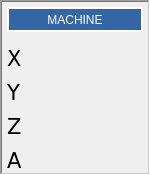
                 <widget class="QFrame" name="gridFrame">
                  <property name="minimumSize">
                   <size>
                    <width>120</width>
                    <height>150</height>
                   </size>
                  </property>
                  <property name="maximumSize">
                   <size>
                    <width>150</width>
                    <height>16777215</height>
                   </size>
                  </property>
                  <property name="frameShape">
                   <enum>QFrame::WinPanel</enum>
                  </property>
                  <property name="frameShadow">
                   <enum>QFrame::Sunken</enum>
                  </property>
                  <layout class="QGridLayout" name="gridLayout_28">
                   <property name="leftMargin">
                    <number>5</number>
                   </property>
                   <property name="topMargin">
                    <number>5</number>
                   </property>
                   <property name="rightMargin">
                    <number>5</number>
                   </property>
                   <property name="bottomMargin">
                    <number>5</number>
                   </property>
                   <item row="5" column="0">
                    <widget class="QLabel" name="label_29">
                     <property name="minimumSize">
                      <size>
                       <width>0</width>
                       <height>28</height>
                      </size>
                     </property>
                     <property name="maximumSize">
                      <size>
                       <width>16777215</width>
                       <height>15</height>
                      </size>
                     </property>
                     <property name="font">
                      <font>
                       <family>DejaVu Sans</family>
                       <pointsize>16</pointsize>
                       <weight>50</weight>
                       <italic>false</italic>
                       <bold>false</bold>
                      </font>
                     </property>
                     <property name="text">
                      <string>Z</string>
                     </property>
                     <property name="margin">
                      <number>0</number>
                     </property>
                    </widget>
                   </item>
                   <item row="4" column="0">
                    <widget class="QLabel" name="label_28">
                     <property name="minimumSize">
                      <size>
                       <width>0</width>
                       <height>28</height>
                      </size>
                     </property>
                     <property name="maximumSize">
                      <size>
                       <width>16777215</width>
                       <height>15</height>
                      </size>
                     </property>
                     <property name="font">
                      <font>
                       <family>DejaVu Sans</family>
                       <pointsize>16</pointsize>
                       <weight>50</weight>
                       <italic>false</italic>
                       <bold>false</bold>
                      </font>
                     </property>
                     <property name="text">
                      <string>Y</string>
                     </property>
                    </widget>
                   </item>
                   <item row="6" column="0">
                    <widget class="QLabel" name="label_30">
                     <property name="minimumSize">
                      <size>
                       <width>0</width>
                       <height>28</height>
                      </size>
                     </property>
                     <property name="maximumSize">
                      <size>
                       <width>16777215</width>
                       <height>15</height>
                      </size>
                     </property>
                     <property name="font">
                      <font>
                       <family>DejaVu Sans</family>
                       <pointsize>16</pointsize>
                       <weight>50</weight>
                       <italic>false</italic>
                       <bold>false</bold>
                      </font>
                     </property>
                     <property name="text">
                      <string>A</string>
                     </property>
                    </widget>
                   </item>
                   <item row="6" column="1">
                    <widget class="StatusLabel" name="statuslabel_4">
                     <property name="minimumSize">
                      <size>
                       <width>55</width>
                       <height>28</height>
                      </size>
                     </property>
                     <property name="maximumSize">
                      <size>
                       <width>16777215</width>
                       <height>15</height>
                      </size>
                     </property>
                     <property name="font">
                      <font>
                       <family>DejaVu Sans</family>
                       <pointsize>16</pointsize>
                       <weight>50</weight>
                       <italic>false</italic>
                       <bold>false</bold>
                      </font>
                     </property>
                     <property name="alignment">
                      <set>Qt::AlignCenter</set>
                     </property>
                     <property name="rules" stdset="0">
                      <string>[{&quot;channels&quot;: [{&quot;url&quot;: &quot;status:joint_actual_position&quot;, &quot;trigger&quot;: true}], &quot;property&quot;: &quot;Text&quot;, &quot;expression&quot;: &quot;'{:.4f}'.format(ch[0][3])&quot;, &quot;name&quot;: &quot;MACHINE POS&quot;}]</string>
                     </property>
                    </widget>
                   </item>
                   <item row="5" column="1">
                    <widget class="StatusLabel" name="statuslabel_3">
                     <property name="minimumSize">
                      <size>
                       <width>0</width>
                       <height>28</height>
                      </size>
                     </property>
                     <property name="maximumSize">
                      <size>
                       <width>16777215</width>
                       <height>15</height>
                      </size>
                     </property>
                     <property name="font">
                      <font>
                       <family>DejaVu Sans</family>
                       <pointsize>16</pointsize>
                       <weight>50</weight>
                       <italic>false</italic>
                       <bold>false</bold>
                      </font>
                     </property>
                     <property name="alignment">
                      <set>Qt::AlignCenter</set>
                     </property>
                     <property name="rules" stdset="0">
                      <string>[{&quot;channels&quot;: [{&quot;url&quot;: &quot;status:joint_actual_position&quot;, &quot;trigger&quot;: true}], &quot;property&quot;: &quot;Text&quot;, &quot;expression&quot;: &quot;'{:.4f}'.format(ch[0][2])&quot;, &quot;name&quot;: &quot;MACHINE POS&quot;}]</string>
                     </property>
                    </widget>
                   </item>
                   <item row="4" column="1">
                    <widget class="StatusLabel" name="statuslabel_2">
                     <property name="minimumSize">
                      <size>
                       <width>0</width>
                       <height>28</height>
                      </size>
                     </property>
                     <property name="maximumSize">
                      <size>
                       <width>16777215</width>
                       <height>15</height>
                      </size>
                     </property>
                     <property name="font">
                      <font>
                       <family>DejaVu Sans</family>
                       <pointsize>16</pointsize>
                       <weight>50</weight>
                       <italic>false</italic>
                       <bold>false</bold>
                      </font>
                     </property>
                     <property name="alignment">
                      <set>Qt::AlignCenter</set>
                     </property>
                     <property name="margin">
                      <number>0</number>
                     </property>
                     <property name="rules" stdset="0">
                      <string>[{&quot;channels&quot;: [{&quot;url&quot;: &quot;status:joint_actual_position&quot;, &quot;trigger&quot;: true}], &quot;property&quot;: &quot;Text&quot;, &quot;expression&quot;: &quot;'{:.4f}'.format(ch[0][1])&quot;, &quot;name&quot;: &quot;MACHINE POS&quot;}]</string>
                     </property>
                    </widget>
                   </item>
                   <item row="3" column="1">
                    <widget class="StatusLabel" name="statuslabel">
                     <property name="minimumSize">
                      <size>
                       <width>0</width>
                       <height>28</height>
                      </size>
                     </property>
                     <property name="maximumSize">
                      <size>
                       <width>16777215</width>
                       <height>15</height>
                      </size>
                     </property>
                     <property name="font">
                      <font>
                       <family>DejaVu Sans</family>
                       <pointsize>16</pointsize>
                       <weight>50</weight>
                       <italic>false</italic>
                       <bold>false</bold>
                      </font>
                     </property>
                     <property name="frameShape">
                      <enum>QFrame::NoFrame</enum>
                     </property>
                     <property name="alignment">
                      <set>Qt::AlignCenter</set>
                     </property>
                     <property name="rules" stdset="0">
                      <string>[{&quot;channels&quot;: [{&quot;url&quot;: &quot;status:joint_actual_position&quot;, &quot;trigger&quot;: true}], &quot;property&quot;: &quot;Text&quot;, &quot;expression&quot;: &quot;'{:.4f}'.format(ch[0][0])&quot;, &quot;name&quot;: &quot;machine POS&quot;}]</string>
                     </property>
                    </widget>
                   </item>
                   <item row="3" column="0">
                    <widget class="QLabel" name="label_27">
                     <property name="minimumSize">
                      <size>
                       <width>0</width>
                       <height>28</height>
                      </size>
                     </property>
                     <property name="maximumSize">
                      <size>
                       <width>16777215</width>
                       <height>15</height>
                      </size>
                     </property>
                     <property name="font">
                      <font>
                       <family>DejaVu Sans</family>
                       <pointsize>16</pointsize>
                       <weight>50</weight>
                       <italic>false</italic>
                       <bold>false</bold>
                      </font>
                     </property>
                     <property name="text">
                      <string>X</string>
                     </property>
                    </widget>
                   </item>
                   <item row="0" column="0" colspan="2">
                    <widget class="QLabel" name="label_22">
                     <property name="minimumSize">
                      <size>
                       <width>100</width>
                       <height>25</height>
                      </size>
                     </property>
                     <property name="maximumSize">
                      <size>
                       <width>16777215</width>
                       <height>30</height>
                      </size>
                     </property>
                     <property name="styleSheet">
                      <string notr="true">color: rgb(255, 255, 255);
background-color:rgb(52, 101, 164);</string>
                     </property>
                     <property name="frameShape">
                      <enum>QFrame::Box</enum>
                     </property>
                     <property name="frameShadow">
                      <enum>QFrame::Plain</enum>
                     </property>
                     <property name="lineWidth">
                      <number>2</number>
                     </property>
                     <property name="text">
                      <string>MACHINE</string>
                     </property>
                     <property name="alignment">
                      <set>Qt::AlignCenter</set>
                     </property>
                     <property name="openExternalLinks">
                      <bool>false</bool>
                     </property>
                    </widget>
                   </item>
                  </layout>
                 </widget>
